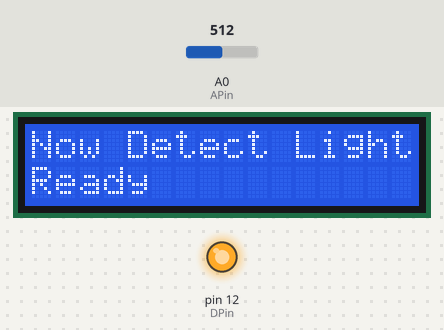
The sketch below on a simulated Arduino Mega 2560, built with avr-gcc and run on an emulated ATmega2560. Shown: 16×2 character LCD, output pins drawn as LEDs (lit = HIGH). The test bench sets the inputs (shaded band); at power-on: A0 (APin) = 512. What the sketch prints to the serial monitor is not drawn.

Above: at 1.2 s.
1.3 s: A0 (APin) set to 314
2.8 s: A0 (APin) set to 281
At 4.1 s:
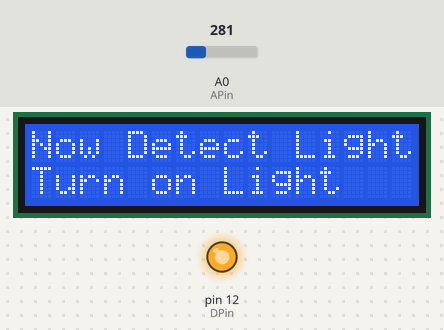
4.4 s: A0 (APin) set to 306
At 5.7 s:
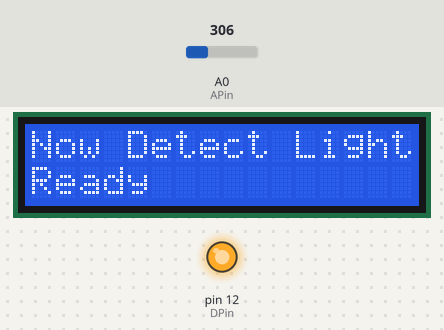
6.0 s: A0 (APin) set to 290
At 6.9 s:
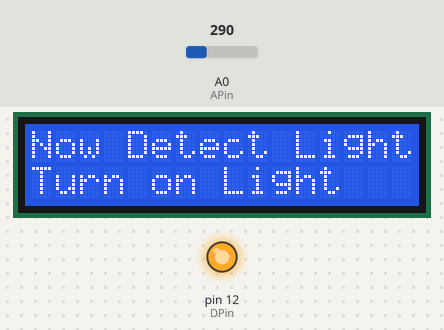
Timing chart, 0 to 8.6 s (numbered marks = the images above; inputs shaded):
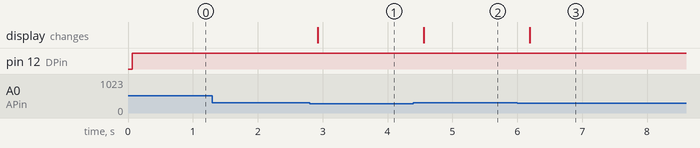

The sketch:

light_sensor2.ino
```cpp
#include <LiquidCrystal.h>
#define DPin 12
#define APin A0
#define turnon LOW
#define turnoff HIGH
 LiquidCrystal lcd(8, 9, 10, 45, 43, 41,39,37,35,33,31);


void setup()
{
 pinMode(DPin,OUTPUT);//定義digital為輸入介面
 //pinMode(APin,INPUT);//定義為類比輸入介面


  Serial.begin(9600);//設定串列傳輸速率為9600 }

 // set up the LCD's number of columns and rows:
  lcd.begin(16, 2);
  // Print a message to the LCD.
  lcd.print("Now Detect Light");
}
void loop() {
  int val ;
  // set the cursor to column 0, line 1
  // (note: line 1 is the second row, since counting begins with 0):
  lcd.setCursor(0, 1);
  lcd.print("                    ") ;

   val=analogRead(APin);//讀取Light感測器的模擬值
    Serial.println(val);//輸出模擬值，並將其列印出來

    if (val <300)
    {
           lcd.setCursor(0, 1);
          lcd.print("Turn on Light");
          digitalWrite(DPin,HIGH) ;
    }
    else
    {
           lcd.setCursor(0, 1);
          lcd.print("Ready");
          digitalWrite(DPin,HIGH) ;
      }

  delay(200);
}
```

Measured:
- the behaviour switches between 300 and 299 on A0 (APin) (found by bisection; images 0 and 1)
- after the input at 1.3 s, every drawn part: stays the same
- after the input at 2.8 s, the display: changes after 0.12 s (image 1)
- after the input at 4.4 s, the display: changes after 0.16 s (image 2)
- after the input at 6.0 s, the display: changes after 0.19 s (image 3)
